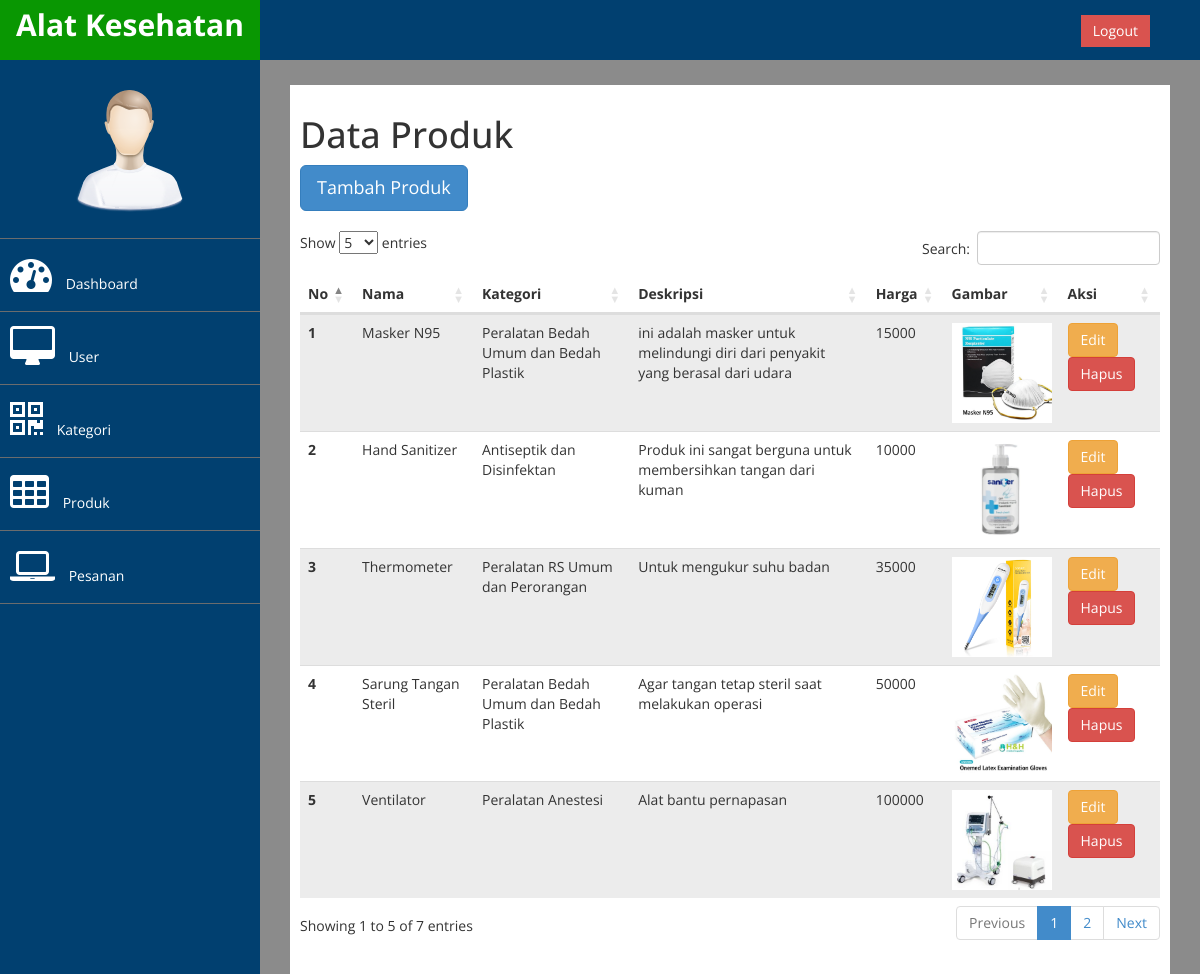
/Admin/index.php?halaman=produk (signed in), run on the app's committed database.
### tables this page shows
CREATE TABLE `produk` (
  `id_produk` int(11) NOT NULL,
  `id_kategori` int(11) NOT NULL,
  `nama_produk` varchar(255) NOT NULL,
  `harga_produk` int(11) NOT NULL,
  `deskripsi_produk` text NOT NULL,
  `gambar_produk` varchar(255) NOT NULL
);

CREATE TABLE `kategori` (
  `id_kategori` int(11) NOT NULL,
  `nama_kategori` varchar(255) NOT NULL
);

### Database/koneksi.php (called while the page is built, shortened)
<?php
$conn = mysqli_connect("localhost","root","","toko_online");
function query($query){
    global $conn;
    $result = mysqli_query($conn,$query);
    $rows = [];
    if(mysqli_num_rows($result)==0){
        echo "
            <script>
                document.location.href='index.php';
            </script>
        ";
    }else{
        while($row = mysqli_fetch_assoc($result)){
            $rows[]=$row;
        }
        return $rows;
    }
}
?>

### Admin/hlm-produk/produk.php (the view)
<style>
  a.btn.btn-primary.btn-lg {
    margin-bottom: 20px;
  }
</style>
<h1>Data Produk</h1>
<a class="btn btn-primary btn-lg" href="index.php?halaman=tambahProduk" role="button">Tambah Produk</a>
<table id="example" class="table table-striped" style="width:100%">
  <thead>
    <tr>
      <th scope="col">No</th>
      <th scope="col">Nama</th>
      <th scope="col">Kategori</th>
      <th scope="col">Deskripsi</th>
      <th scope="col">Harga</th>
      <th scope="col">Gambar</th>
      <th scope="col">Aksi</th>
    </tr>
  </thead>
  <tbody>
    <?php $nomor = 1 ?>
    <?php foreach($AllProduk as $produk) : ?>
        <tr>
            <th scope="row"><?= $nomor ?></th>
            <td><?= $produk["nama_produk"] ?></td>
            <td><?= $produk["nama_kategori"] ?></td>
            <td><?= $produk["deskripsi_produk"] ?></td>
            <td><?= $produk["harga_produk"] ?></td>
            <td><img src="../img/produk/<?= $produk["gambar_produk"]?>" width="100px"></td>
            <td>
                <a href="index.php?halaman=editProduk&id=<?= $produk["id_produk"]?>" class="btn btn-warning">Edit</a>
                <a href="../Admin/hlm-produk/hapusProduk.php?id=<?= $produk["id_produk"]?>" class="btn btn-danger">Hapus</a>
            </td>
        </tr>
        <?php $nomor++ ?>
    <?php endforeach ?>
  </tbody>
</table>

### Admin/assets/css/newCustom.css (style rules this page uses)
body { font-family: 'Open Sans', sans-serif; }

### Admin/hlm-produk/produk.php (style rules this page uses)
a.btn.btn-primary.btn-lg { margin-bottom: 20px; }

### data on the page
produk: nama_produk "Masker N95", id_kategori.nama_kategori "Peralatan Bedah Umum dan Bedah Plastik", deskripsi_produk "ini adalah masker untuk melindungi diri dari penyakit yang berasal dari udara", harga_produk "15000", gambar_produk (picture)
produk: nama_produk "Hand Sanitizer", id_kategori.nama_kategori "Antiseptik dan Disinfektan", deskripsi_produk "Produk ini sangat berguna untuk membersihkan tangan dari kuman", harga_produk "10000", gambar_produk (picture)
produk: nama_produk "Thermometer", id_kategori.nama_kategori "Peralatan RS Umum dan Perorangan", deskripsi_produk "Untuk mengukur suhu badan", harga_produk "35000", gambar_produk (picture)
produk: nama_produk "Sarung Tangan Steril", id_kategori.nama_kategori "Peralatan Bedah Umum dan Bedah Plastik", deskripsi_produk "Agar tangan tetap steril saat melakukan operasi", harga_produk "50000", gambar_produk (picture)
produk: nama_produk "Ventilator", id_kategori.nama_kategori "Peralatan Anestesi", deskripsi_produk "Alat bantu pernapasan", harga_produk "100000", gambar_produk (picture)
